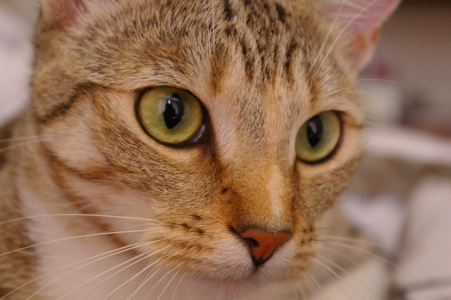
#> input picture skimage.data.cat(), 451 x 300 px; the run also reads 1 picture not shown here
$ jupyter execute --allow-errors Data-Science-05-Traitement-Images-Morphologie-Numpy-VIERGE.ipynb
#> lines starting #> are read from the running program, lines starting #| are printed output that depends on the picture
# Data Science 5 : Traitement d'Images avec Python et Filtres Morphologiques

Enseignant : Jean Delpech

Cours : Data Science

Classe : M1 Data/IA

Année scolaire : 2025/2026

Dernière mise à jour : janvier 2026

## Module Data Science M1 - Séances 11 & 12

**Objectifs du cours :**
- Rappels : Comprendre la représentation numérique des images (pixels, canaux, dimensions)
- Rappels : Maîtriser la manipulation d'images avec NumPy
- Rappels : Comprendre les espaces colorimétriques (RGB, niveaux de gris, HSV)
- Comprendre les fondements mathématiques de la morphologie mathématique
- Implémenter des filtres morphologiques "from scratch" avec NumPy
- Appliquer ces techniques à des cas d'usage réels

## Imports et configuration

[cell 1]
#!pip install jupyterlab-mathjax2=4.0.0 # installer s’il y a des pb dans l’affichage des formules

[cell 2]
import numpy as np
import matplotlib.pyplot as plt
import plotly.express as px
from PIL import Image

# Configuration
plt.rcParams['figure.figsize'] = [12, 8]
plt.rcParams['image.cmap'] = 'gray'
np.random.seed(42)

## 1. Représentation Numérique des Images

### 1.1 Qu'est-ce qu'une image numérique ?

Une **image numérique** est une matrice de valeurs numériques. Chaque élément est un **pixel**.

| Propriété | Description |
|-----------|-------------|
| **Hauteur (H)** | Nombre de lignes de pixels |
| **Largeur (W)** | Nombre de colonnes de pixels |
| **Canaux (C)** | 1 pour gris, 3 pour RGB |
| **Profondeur** | 8 bits → valeurs 0-255 |

Exemple de création d’une image en niveaux de gris (un seul canal) :

[cell 3]
# Image en niveaux de gris 5x5
img_gray_simple = np.array([
    [0,   0,   0,   0,   0],
    [0, 128, 128, 128,   0],
    [0, 128, 255, 128,   0],
    [0, 128, 128, 128,   0],
    [0,   0,   0,   0,   0]
], dtype=np.uint8)

print(f"Shape : {img_gray_simple.shape}")
print(f"Type : {img_gray_simple.dtype}")
print(f"Min/Max : {img_gray_simple.min()} / {img_gray_simple.max()}")

# Visualisation
fig, axes = plt.subplots(1, 2, figsize=(10, 4))
axes[0].imshow(img_gray_simple, cmap='gray', vmin=0, vmax=255)
axes[0].set_title('Image')
axes[0].axis('off')

im = axes[1].imshow(img_gray_simple, cmap='gray', vmin=0, vmax=255)
for i in range(5):
    for j in range(5):
        color = 'white' if img_gray_simple[i, j] < 128 else 'black'
        axes[1].text(j, i, str(img_gray_simple[i, j]), ha='center', va='center', color=color)
axes[1].set_title('Valeurs des pixels')
axes[1].axis('off')
plt.tight_layout()
plt.show()
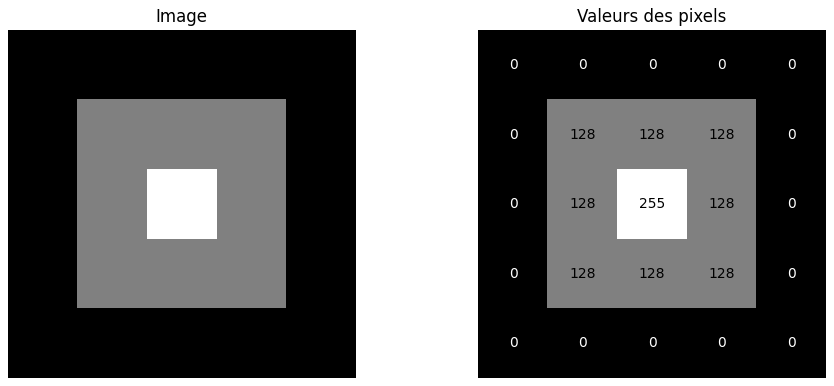
#> figure drawn by matplotlib, 2 panels

### 1.2 Images couleur RGB

Pour créer une image en couleur, selon la logique de la synthèse additive (cf. cours [Data-Science 01](./Data-Science-01-vecteurs-kmeans.ipynb), section illustration pratique des combinaisons linéaires), on va encoder l’image sur 3 canaux, c’est-à-dire 3 matrices de couleurs élémentaires, dont la combinaison va donner une couleur donnée à l’écran. Par exemple un pixel jaune sera un mélange de rouge et de vert :

[cell 4]
# Création d'une image RGB
img_rgb = np.zeros((100, 100, 3), dtype=np.uint8)
img_rgb[0:50, 0:50] = [255, 0, 0]      # Rouge
img_rgb[0:50, 50:100] = [0, 255, 0]    # Vert
img_rgb[50:100, 0:50] = [0, 0, 255]    # Bleu
img_rgb[50:100, 50:100] = [255, 255, 0] # Jaune

print(f"Shape RGB : {img_rgb.shape}")

fig, axes = plt.subplots(1, 4, figsize=(14, 3))
axes[0].imshow(img_rgb)
axes[0].set_title('Image RGB')
axes[0].axis('off')

for i, (titre, cmap) in enumerate([('Rouge', 'Reds'), ('Vert', 'Greens'), ('Bleu', 'Blues')]):
    axes[i+1].imshow(img_rgb[:, :, i], cmap=cmap, vmin=0, vmax=255)
    axes[i+1].set_title(f'Canal {titre}')
    axes[i+1].axis('off')
plt.tight_layout()
plt.show()
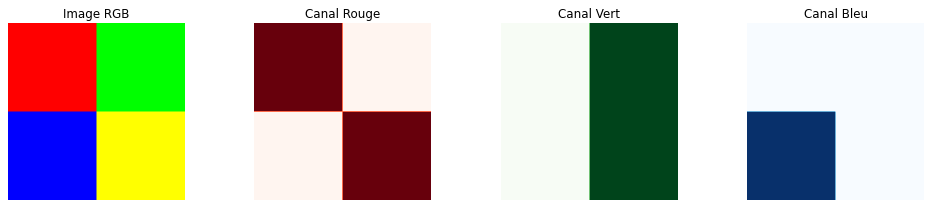
#> figure drawn by matplotlib, 4 panels

### 1.3 Image exemple pour le cours

Créons une image de manière procédurale, qui nous servira d’exemple pour le cours et nous permettra de bien voir les manipulation et transformations que nous allons implémenter :

[cell 5]
def creer_image_exemple():
    """Crée une image d'exemple."""
    h, w = 256, 256
    img = np.zeros((h, w, 3), dtype=np.uint8)

    # Dégradé
    for i in range(h):
        img[i, :, 0] = int(100 + 100 * np.sin(i * np.pi / h))
        img[i, :, 2] = int(100 + 100 * np.cos(i * np.pi / h))

    # Cercle
    y, x = np.ogrid[:h, :w]
    mask = (x - w//2)**2 + (y - h//2)**2 <= 60**2
    img[mask] = [255, 200, 100]

    # Rectangle
    img[30:80, 30:120] = [50, 180, 50]
    return img

img_exemple = creer_image_exemple()

print(f"Shape: {img_exemple.shape}, Type: {img_exemple.dtype}")
print(f"Pixels: {img_exemple.shape[0] * img_exemple.shape[1]:,}")

plt.figure(figsize=(6, 6))
plt.imshow(img_exemple)
plt.title('Image exemple')
plt.axis('off')
plt.show()
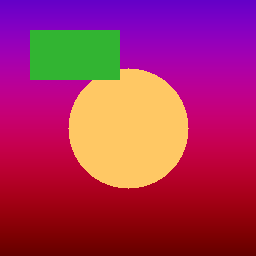
#> shown: shape (256, 256, 3); mean R, G, B 166.1, 46.3, 91.4

### Exercice 1 : Exploration d'une image

Un petit exercice simple pour vérfier que vous avez bien assimilé les concepts de base : indiquez les caractéristique de cette image.

#> (a cell that did not finish here is left out)

## 2. Conversion en Niveaux de Gris

### 2.1 Le retour de la combinaison linéaire

En data science, lorsque nous aurons à analyser ou traiter des images, la couleur n’est pas toujours une information pertinente. Cela dépend évidemment de la tâche précise à accomplir, mais par exemple pour de la reconnaissance de forme ou de la classification « en général », ainsi on arrive très bien à discriminer un chat d’un chien sur une image en noir et blanc.

Les images en noir et blanc (ou plus exactement « niveaux de gris ») étant codées sur un seul canal vs 3 canaux pour les images en couleur, il y a une différence significative en matière de ressources nécessaires au traitement d’une image en niveau de gris comparativement aux images en couleur (mémoire, temps de calcul, etc.)

Une transformation à laquelle on procédera souvent sera donc la conversion d’une image en couleur en niveaux de gris, passer de 3 canaux à un seul. Il est presque intuitif que pour parvenir à ce résultat en conservant une part de l’information, on peut simplement réaliser une combinaison linéaire des valeurs des 3 canaux :

$$
\text{niveau_gris} = \alpha · R + \beta · G + \gamma · B
$$

Mais quelle valeur choisir pour les coefficients $\alpha$, $\beta$ et $\gamma$ ?

Cela dépend de la « force » relative des canaux, de l’information que l’on veut conserver, et – encore une fois – de la tâche à accomplir.

Par exemple, pour un-e photographe, un-e graphiste, un-e monteur, un-e artiste numérique, etc., la dimension esthétique sera primordiale, et pour obtenir une image finale conforme à ses desseins, il mixera par exemple les canaux de manière à obtenir une image en niveau de gris bien contrastée, équilibrée, avec des noirs profonds et des blancs éclatants sans perdre d’information (préserver les détails dans les ombres et les « hautes lumières »).

Pour cela, il peut être intéressant de regarder comment son distribués les valeurs dans chaque canal, qu’il est courant de représenter sous forme d’histogramme (cf. des logiciels comme Photoshop ou Gimp) :

[cell 7]
fig, axes = plt.subplots(1, 3, figsize=(14, 4))
axes[0].hist(img_exemple[:, :, 0].flatten(), bins=256, color='red')
axes[0].set_title('Histogramme canal rouge')

axes[1].hist(img_exemple[:, :, 1].flatten(), bins=256, color='green')
axes[1].set_title('Histogramme canal vert')

axes[2].hist(img_exemple[:, :, 2].flatten(), bins=256, color='blue')
axes[2].set_title('Histogramme canal bleu')

plt.show()
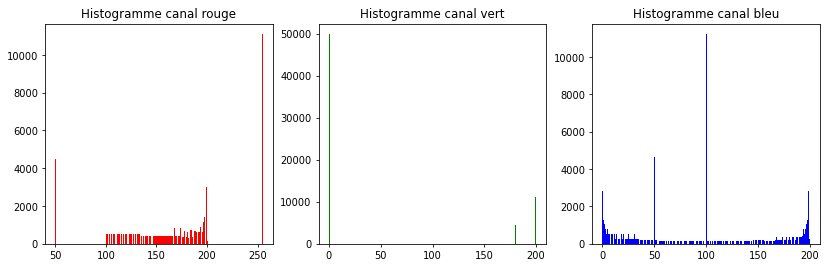
#> figure drawn by matplotlib, 3 panels; panel 1: tallest bar 11109 high, from x = 254.2 to 255; panel 2: tallest bar 49927 high, from x = 0 to 0.781; panel 3: tallest bar 11244 high, from x = 100 to 100.8

On constate que sur notre image :
* les pixels rouges :
    * ont en majorité des valeurs assez ressérées entre 100 et 200,
    * un grand nombre sont très rouges (avec une valeur précise au dessus de 250)
    * quelques uns sont faiblement rouge à 50
* les pixels verts :
    * la plupart ont une valeur de 0 (en réalité il n’y a que peu de pixels verts dans notre image)
    * deux valeurs minoritaire avec des valeurs précises en dessous de 200
* les pixels bleus :
    * ils sont ditribués de manière équilibrée entre 0 et 200
    * on distingue quelques pics (0, 50, 100 et 200)

Comment interpréter les caractéristiques de ces ditributions ?

* Pour le vert : on voit clairement que le vert ne figure pas parmi les dominantes de notre image. Il y a un rectangle uniformément vert, ce qui explique un des deux pics observés autour de 200, et un disque uniformément jaune (mélange de rouge et de vert), ce qui explique l’autre pic vert, ainsi que l’un des pics rouge (200 ou au dessus de 250). Pour le bleu, il est très présent dans le dégradé du fond, ce qui explique sa répartition équilibrée (avec la dominante rouge traduite par des valeurs plus ressérée), et notamment les couleurs violettes / pourpres sur le haut de l’image.

Une autre méthode consiste à suivre des **normes** ou **spécifications** : des espaces colorimétriques avec des caractéristiques définies précisément (souvent liées à une méthode d’affichage spécifique) peuvent définir des correspondances, par exemple pour la spécification Rec. 601, la pondération est la suivante :

$$
niveau_gris = 0.299 · R + 0.587 · G + 0.114 · B
$$

[cell 8]
def rgb_vers_gris(img_rgb):
    """Convertit RGB en niveaux de gris (Rec. 601)."""
    return (0.299 * img_rgb[:, :, 0] +
            0.587 * img_rgb[:, :, 1] +
            0.114 * img_rgb[:, :, 2]).astype(np.uint8)

img_gris = rgb_vers_gris(img_exemple)

fig, axes = plt.subplots(1, 2, figsize=(12, 5))
axes[0].imshow(img_exemple)
axes[0].set_title('RGB')
axes[0].axis('off')
axes[1].imshow(img_gris, cmap='gray')
axes[1].set_title('Niveaux de gris')
axes[1].axis('off')
plt.tight_layout()
plt.show()
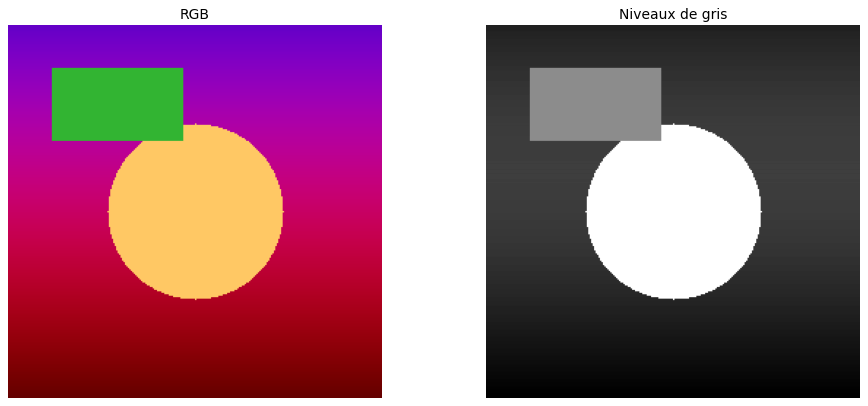
#> figure drawn by matplotlib, 2 panels

Bien sûr nous avons détaillé là, pour votre culture générale de développeur, des considérations purement esthétiques (ou techniques, en matière d’étalonnage), ces considérations concernent assez peu le data scientist qui se contentera généralement d’un mixage uniforme des canaux, sauf besoins métiers ou situations particulières (vous saurez alors comment faire).

**Point important** : n’oubliez pas, lorsque vous calculez votre combinaison, de **normaliser** le résultat ! (par exemple, si vos pixels sont encodés en 8 bits, il faut notamment que la valeur maximum obtenue soit de 255).

### 2.2 Aller un peu plus loin avec les histogrammes

Commençons par créer une fonction qui permet d’afficher un histogramme d’une image en niveau de gris (ou d’un canal d’une image en couleur) avec quelques statistiques :

[cell 9]
def afficher_histogramme(image, titre="Histogramme", bins=256, afficher_stats=True,
                         afficher_image=True, ax=None):
    """
    Affiche l'histogramme d'une image en niveaux de gris ou d'un canal couleur,
    avec optionnellement l'image elle-même à côté.

    Paramètres
    ----------
    image : ndarray
        Image 2D (niveaux de gris ou canal unique).
        Accepte uint8 (0-255) ou float (0-1).
    titre : str
        Titre du graphique.
    bins : int
        Nombre de bins pour l'histogramme (défaut: 256).
    afficher_stats : bool
        Si True, affiche moyenne, écart-type, min, max.
    afficher_image : bool
        Si True (défaut), affiche l'image à gauche de l'histogramme.
    ax : matplotlib.axes.Axes, optional
        Axes sur lesquels tracer l'histogramme. Si None, crée une nouvelle figure.
        Note: si afficher_image=True et ax=None, crée une figure avec 2 sous-graphiques.
              si afficher_image=True et ax fourni, l'image n'est pas affichée (ignoré).

    Retourne
    --------
    axes : matplotlib.axes.Axes ou tuple of Axes
        L'objet axes du graphique (ou tuple (ax_image, ax_hist) si afficher_image=True).

    Exemples
    --------
    >>> afficher_histogramme(image_gris)
    >>> afficher_histogramme(image_rgb[:, :, 0], titre="Canal Rouge")
    >>> afficher_histogramme(image_gris, afficher_image=False)  # histogramme seul
    """
    # Validation
    if image.ndim != 2:
        raise ValueError(f"L'image doit être 2D (reçu: {image.ndim}D). "
                        "Pour une image RGB, passez un canal: image[:, :, 0]")

    # Détection du type et normalisation
    if image.dtype == np.uint8:
        vmin, vmax = 0, 255
        xlabel = "Intensité (0-255)"
    elif np.issubdtype(image.dtype, np.floating):
        if image.max() <= 1.0:
            vmin, vmax = 0, 1
            xlabel = "Intensité (0-1)"
        else:
            vmin, vmax = 0, 255
            xlabel = "Intensité"
    else:
        vmin, vmax = image.min(), image.max()
        xlabel = "Intensité"

    # Création de la figure
    if ax is None:
        if afficher_image:
            fig, (ax_img, ax_hist) = plt.subplots(1, 2, figsize=(12, 4),
                                                   gridspec_kw={'width_ratios': [1, 1.3]})
        else:
            fig, ax_hist = plt.subplots(figsize=(10, 5))
            ax_img = None
    else:
        # Si ax est fourni, on l'utilise pour l'histogramme (pas d'image)
        ax_hist = ax
        ax_img = None
        if afficher_image:
            import warnings
            warnings.warn("afficher_image ignoré car ax est fourni. "
                         "Pour afficher l'image, ne passez pas ax.")

    # Affichage de l'image
    if ax_img is not None:
        ax_img.imshow(image, cmap='gray', vmin=vmin, vmax=vmax)
        ax_img.set_title("Image", fontsize=12, fontweight='bold')
        ax_img.axis('off')

    # Tracé de l'histogramme
    pixels = image.flatten()
    counts, bin_edges, patches = ax_hist.hist(pixels, bins=bins, range=(vmin, vmax),
                                               color='steelblue', edgecolor='black',
                                               alpha=0.7, linewidth=0.5)

    # Mise en forme
    ax_hist.set_xlabel(xlabel, fontsize=11)
    ax_hist.set_ylabel("Nombre de pixels", fontsize=11)
    ax_hist.set_title(titre, fontsize=12, fontweight='bold')
    ax_hist.set_xlim(vmin, vmax)
    ax_hist.grid(True, alpha=0.3, linestyle='--')

    # Statistiques
    if afficher_stats:
        moyenne = np.mean(pixels)
        ecart_type = np.std(pixels)
        val_min = np.min(pixels)
        val_max = np.max(pixels)

        # Ligne de moyenne
        ax_hist.axvline(x=moyenne, color='red', linestyle='-', linewidth=2,
                        label=f'Moyenne: {moyenne:.1f}')

        # Zone ±1 écart-type
        ax_hist.axvspan(moyenne - ecart_type, moyenne + ecart_type,
                        alpha=0.2, color='red', label=f'±σ: {ecart_type:.1f}')

        # Boîte de stats
        stats_text = (f"Moyenne: {moyenne:.1f}\n"
                     f"Écart-type: {ecart_type:.1f}\n"
                     f"Min: {val_min:.1f}\n"
                     f"Max: {val_max:.1f}")

        ax_hist.text(0.97, 0.95, stats_text, transform=ax_hist.transAxes, fontsize=10,
                     verticalalignment='top', horizontalalignment='right',
                     bbox=dict(boxstyle='round', facecolor='wheat', alpha=0.8))

        ax_hist.legend(loc='upper left')

    plt.tight_layout()

    # Retour
    if ax_img is not None:
        return ax_img, ax_hist
    else:
        return ax_hist

[cell 10]
from skimage import data
img_chat = data.cat()
#> img_chat is the input picture: shape (300, 451, 3); mean R, G, B 147.7, 111.4, 86.8
for i in range(3):
    print("="*10 + "\n")
    print(f"Canal {i+1}")
    afficher_histogramme(img_chat[:,:,i], titre="Image de chat")
    plt.show()
#> this loop made 3 passes
#> (moyenne in afficher_histogramme, ecart_type in afficher_histogramme, val_min in afficher_histogramme, val_max in afficher_histogramme) on passes 1 to 3: (147.7, 32.25, 2, 215), (111.4, 32.32, 4, 189), (86.8, 37.43, 0, 231)
#> pass 1, `plt.show()`:
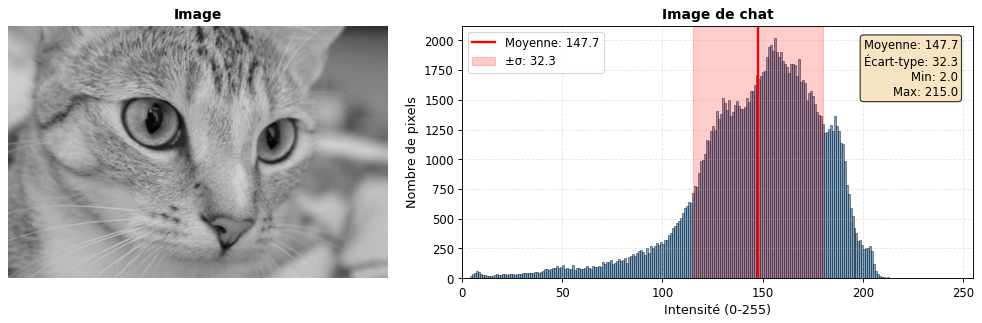
#> figure drawn by matplotlib, 2 panels; panel 2: tallest bar 2021 high, from x = 155.4 to 156.4
#> pass 2, `plt.show()`:
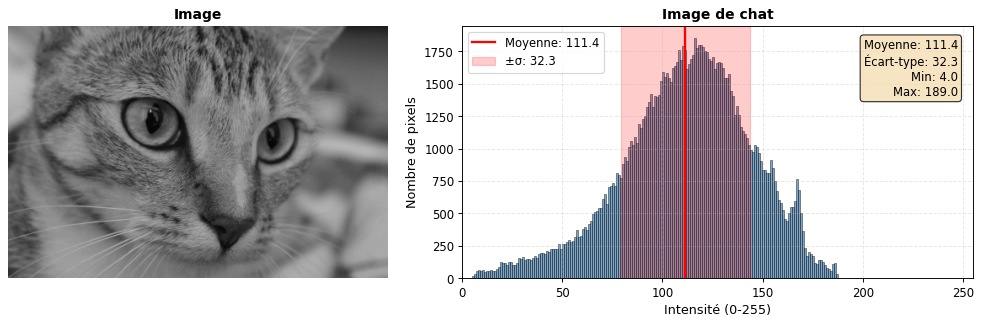
#> figure drawn by matplotlib, 2 panels; panel 2: tallest bar 1855 high, from x = 115.5 to 116.5

#### 2.2.1 Dynamique d’un histogramme

Les valeurs des pixels d’une image peuvent aller de 0 à 255 (en uint8). Pour différentes raisons, les images ne contiennent pas toujours des pixels qui contiennent toutes ces valeurs, pour des raisons esthétiques (faites une recherche high key/low key dans un moteur de recherches d’images) ou un problème d’exposition, de compression, etc. Une image qui contient un maximum d’information exploite la totalité de l’histogramme. Esthétiqueemnt, le fait qu’une photographie exploite toute la gamme de valeur est un critère notable (vous pouvez d’ailleurs voir que les images high/low key de qualité, si elles ont une dominante claire ou sombre, n’en contiennent pas moins des pixels avec toutes les valeurs, ce qui crée de beaux volumes par exemples).

Nous pouvons explorer et modifier cette dynamique. Par exemples chargez l’image `images/histo-dyn-comp.jpg` :

[cell 11]
from PIL import Image
import numpy as np

img = np.array(Image.open('images/histo-dyn-comp.jpg'))

Afficher les histogrammes :

[cell 12]
for i in range(3):
    afficher_histogramme(img[:,:,i], titre="Image dynamique histogramme")
    plt.show()
#> this loop made 3 passes
#> (moyenne in afficher_histogramme, ecart_type in afficher_histogramme) on passes 1 to 3: (2.08, 1.62), (2.18, 1.61), (2.32, 1.68)
#> pass 1, `plt.show()`:
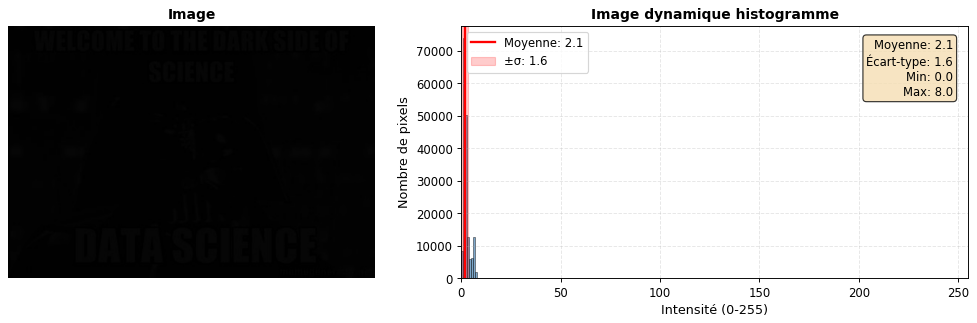
#> figure drawn by matplotlib, 2 panels; panel 2: tallest bar 73970 high, from x = 0.996 to 1.99
#> (the rest of the program and of its run is left out)
